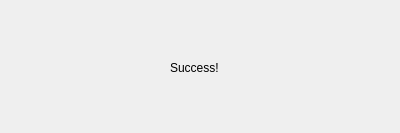
<?xml version="1.0" encoding="UTF-8"?>
<ui version="4.0">
 <class>Dialog_SuccessAlert</class>
 <widget class="QDialog" name="Dialog_SuccessAlert">
  <property name="geometry">
   <rect>
    <x>0</x>
    <y>0</y>
    <width>400</width>
    <height>133</height>
   </rect>
  </property>
  <property name="windowTitle">
   <string>Dialog</string>
  </property>
  <widget class="QLabel" name="label">
   <property name="geometry">
    <rect>
     <x>170</x>
     <y>60</y>
     <width>72</width>
     <height>15</height>
    </rect>
   </property>
   <property name="text">
    <string>Success!</string>
   </property>
  </widget>
 </widget>
 <resources/>
 <connections/>
</ui>
